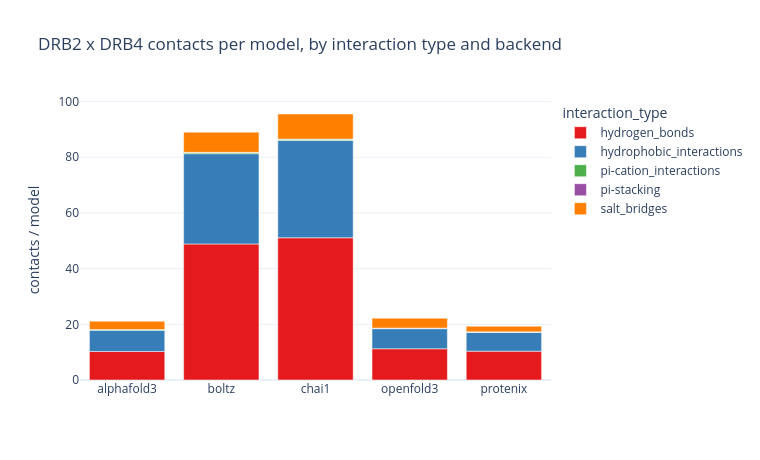

Here is the notebook cell this chart was saved with:
### Markdown cell above
## Interaction-type breakdown (all backends pooled)

### Code cell
print("Interaction type counts:")
display(df["interaction_type"].value_counts().rename("count").to_frame())

print("\nInteraction type by receptor-ligand chain pair:")
display(
    df.groupby(["reschain", "reschain_lig", "interaction_type"], observed=True)
    .size().rename("count").reset_index().sort_values("count", ascending=False).head(20)
)

# contacts/model per interaction type, by backend -- does the ensemble agree?
per_backend_itype = (
    df.groupby(["backend", "interaction_type"], observed=True).size()
      .div(df.groupby("backend")["fname"].nunique(), level="backend")
      .rename("contacts_per_model").reset_index()
)
fig = px.bar(per_backend_itype, x="backend", y="contacts_per_model", color="interaction_type",
             color_discrete_sequence=ITYPE_PALETTE, template=TEMPLATE,
             title=f"{RECEPTOR_NAME} x DRB4 contacts per model, by interaction type and backend")
fig.update_layout(width=760, height=460, xaxis_title="", yaxis_title="contacts / model")
save_fig(fig, "drb2_drb4_interaction_types_by_backend.html")

### Figure 1 — Plotly figure (JSON) as saved in the notebook; plotly's stock layout.template omitted (floating-point values rounded to 4 significant figures)
{"data": [{"hovertemplate": "interaction_type=hydrogen_bonds<br>backend=%{x}<br>contacts_per_model=%{y}<extra></extra>", "legendgroup": "hydrogen_bonds", "marker": {"color": "rgb(228,26,28)", "pattern": {"shape": ""}}, "name": "hydrogen_bonds", "orientation": "v", "showlegend": true, "textposition": "auto", "type": "bar", "x": ["alphafold3", "boltz", "chai1", "openfold3", "protenix"], "xaxis": "x", "y": [10.25, 48.85, 51.07, 11.22, 10.36], "yaxis": "y"}, {"hovertemplate": "interaction_type=hydrophobic_interactions<br>backend=%{x}<br>contacts_per_model=%{y}<extra></extra>", "legendgroup": "hydrophobic_interactions", "marker": {"color": "rgb(55,126,184)", "pattern": {"shape": ""}}, "name": "hydrophobic_interactions", "orientation": "v", "showlegend": true, "textposition": "auto", "type": "bar", "x": ["alphafold3", "boltz", "chai1", "openfold3", "protenix"], "xaxis": "x", "y": [7.576, 32.41, 34.92, 7.217, 6.787], "yaxis": "y"}, {"hovertemplate": "interaction_type=pi-cation_interactions<br>backend=%{x}<br>contacts_per_model=%{y}<extra></extra>", "legendgroup": "pi-cation_interactions", "marker": {"color": "rgb(77,175,74)", "pattern": {"shape": ""}}, "name": "pi-cation_interactions", "orientation": "v", "showlegend": true, "textposition": "auto", "type": "bar", "x": ["alphafold3", "boltz", "chai1", "openfold3", "protenix"], "xaxis": "x", "y": [0.2525, 0.404, 0.4444, 0.1594, 0.1236], "yaxis": "y"}, {"hovertemplate": "interaction_type=pi-stacking<br>backend=%{x}<br>contacts_per_model=%{y}<extra></extra>", "legendgroup": "pi-stacking", "marker": {"color": "rgb(152,78,163)", "pattern": {"shape": ""}}, "name": "pi-stacking", "orientation": "v", "showlegend": true, "textposition": "auto", "type": "bar", "x": ["alphafold3", "boltz", "chai1", "openfold3", "protenix"], "xaxis": "x", "y": [0.06061, 0.08081, 0.08081, 0.05797, 0.01124], "yaxis": "y"}, {"hovertemplate": "interaction_type=salt_bridges<br>backend=%{x}<br>contacts_per_model=%{y}<extra></extra>", "legendgroup": "salt_bridges", "marker": {"color": "rgb(255,127,0)", "pattern": {"shape": ""}}, "name": "salt_bridges", "orientation": "v", "showlegend": true, "textposition": "auto", "type": "bar", "x": ["alphafold3", "boltz", "chai1", "openfold3", "protenix"], "xaxis": "x", "y": [2.97, 7.253, 9.0, 3.551, 2.022], "yaxis": "y"}], "layout": {"barmode": "relative", "height": 460, "legend": {"title": {"text": "interaction_type"}, "tracegroupgap": 0}, "title": {"text": "DRB2 x DRB4 contacts per model, by interaction type and backend"}, "width": 760, "xaxis": {"anchor": "y", "domain": [0, 1], "title": {"text": ""}}, "yaxis": {"anchor": "x", "domain": [0, 1], "title": {"text": "contacts / model"}}}}
